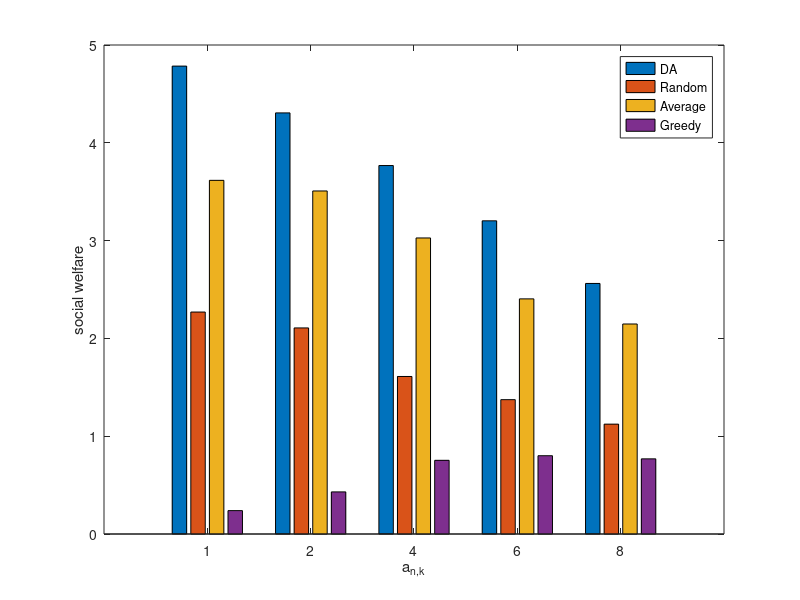

MATLAB code for this plot:
%--------清除变量空间-------------%
clear
clc
%-----Set system parameters------%
M=2;
N=2;
epsilon1=0.00000000000000000000000000000001;
epsilon2=0.00000000000000000000000000000001;
e=3;
s(1)=0.02;% 步长
s(2)=0.04;
s(3)=0.06;
flag=0;%收敛系数
t=1; %初始迭代次数
B=5;
    
    
for i=1:1:M
    for j=1:1:N
        mu(i,j,t)=rand/3+0.05;
          lambda(i,j,t)=rand/4;
        tho(1)=0.45;
    tho(2)=0.32;
    an(1)=0.54;
    an(2)=0.67;
    theta(1)=0.506;
    theta(2)=0.24;
   
    l(1)=0.40;
    l(2)=0.22; 
    end
end
    while flag == 0
    t=t+1;
    
%---Bider1 calculates-----%
    bid1=[0:0.0001:3];
    for j=1:1:N
      for i=1:1:M
        u1=log(1+(10./(tho(i)+an(i)*mu(i,j,t-1)./bid1)))- bid1;
        [utility1(i,j),optbid1(i,j)]=max(u1); %找到每个索引下的最大效用，反馈效用最大值和在第几个
        u3(i,j,t) =utility1(i,j); %个人最大效用
        b1(i,j,t)=0+(optbid1(i,j).*0.0001);
        end
    end
        bb11(t)=b1(1,1,t);
        bb12(t)=b1(1,2,t);
        bb13(t)=b1(2,1,t);
        bb14(t)=b1(2,2,t);
%---Bider2 calculates-----%
    bid2=[0:0.0001:3];
    for j=1:1:N
      for i=1:1:M
           u2=(((mu(i,j,t-1)-lambda(j,i,t-1))^2)./bid2)-(theta(j).*((mu(i,j,t-1)-lambda(j,i,t-1))./bid2).^2+ l(j).*((mu(i,j,t-1)-lambda(j,i,t-1))./bid2));
          [utility2(j,i),optbid2(j,i)]=max(u2);
          u4(j,i,t) =utility2(j,i);
          b2(j,i,t)=0+(optbid2(j,i).*0.0001);
      end
    end
          bb21(t)=b2(1,1,t);
          bb22(t)=b2(1,2,t);
          bb23(t)=b2(2,1,t);
          bb24(t)=b2(2,2,t);
         
%-----------Update x and y------------%
    for i=1:1:M     
        for j=1:1:N
            x(i,j,t) = b1(i,j,t)./mu(i,j,t-1);
            y(j,i,t) =(mu(i,j,t-1)-lambda(j,i,t-1))./b2(j,i,t);
        end
    end
    x1(t)=x(1,1,t);
    x2(t)=x(1,2,t);
    x3(t)=x(2,1,t);
    x4(t)=x(2,2,t);
    y1(t)=y(1,1,t);
    y2(t)=y(1,2,t);
    y3(t)=y(2,1,t);
    y4(t)=y(2,2,t);
    d1(t)=x1(t)-y1(t);%出价和实际分配的差值
    d2(t)=x3(t)-y2(t);
    d3(t)=x2(t)-y3(t);
    d4(t)=x4(t)-y4(t);
%--------Update lambda-------------%
     temp=0;
    for i=1:1:M
        for j=1:1:N
             temp = temp+y(j,i,t);
            lambda(j,i,t)=max(lambda(j,i,t-1)+s(2)*(temp-B),0);
            mu(i,j,t)=max(mu(i,j,t-1)+s(2)*(x(i,j,t)-y(j,i,t)),0);
        end
    end
    
%--------Check convergence--------%
   for i=1:1:M
       for j=1:1:N
            if abs((b1(i,j,t)-b1(i,j,t-1)))<epsilon1 && abs(b2(j,i,t)-b2(j,i,t-1))<epsilon2
              flag=1;
              break;
            end
            
       end    
   end
 ti(t)=t;
  temp1=0;
    temp2=0;
    for i=1:1:M
        for j=1:1:N
   temp1=temp1+2*log(1+(1./(tho(i)+an(i)./x(i,j,t-1))));
   temp2=temp2+0.5.*theta(j).*(y(j,i,t-1)).*+l(j).*(y(j,i,t-1));
        end
    end
   social(t)=temp1-temp2;%社会福利
 %plot(ti,bb11,ti,bb12,ti,bb13,ti,bb14) 
%  grid on
%  hold on
% plot(ti,bb11,'LineWidth',1,'Color',[0 0.4470 0.7810],'Marker','o')
% plot(ti,bb12,'LineWidth',1,'Color',[0.9290 0.6940 0.1250],'Marker','*')
% plot(ti,bb13,'LineWidth',1,'Color',[0 0 0],'Marker','^')
% plot(ti,bb14,'LineWidth',1,'Color',[0.6350 0.0780 0.1840],'Marker','s')
% set(gca,'xtick',[5,10,15,20,25,30,35,40,45,50])
% axis([1,50,0, 0.7]);
% legend('FLSP1 to NoPe1','FLSP1 to NoPe2','FLSP2 to NoPe1','FLSP2 to NoPe2')
% xlabel('Iteration Number');% x轴名称
% ylabel('FLSP^,s bid');
end

mk = [1,2,4,6,8];
amax = [20,50,100,200,500];
t0 = [4 5 7 9 10];
a0 = [40 50 60 80 100];

ram = [];
ave = [];
gre = [];

sw = [social(t)];


for i = 1:5 
    if i ~= 5
    sw = [sw sw(i)*(1-a0(i)/400)];
    end
    ram = [ram sw(i)*unifrnd(0.40,0.50)];
    ave = [ave sw(i)*unifrnd(0.75,0.85)];
    if i <=2
    gre = [gre -sw(i)*-i/20];
    end
    if i >2
    gre = [gre sw(i)*(0.05+i/20)];
    end
end

sw = sw';
ram = ram';
ave = ave';
gre = gre';



U = [sw,ram,ave,gre];
bar(U);
set(gca,'xticklabel',mk);
set(gca,'XTick',1:1:5);
legend('DA','Random','Average','Greedy');
xlabel('a_{n,k}');
ylabel('social welfare');
